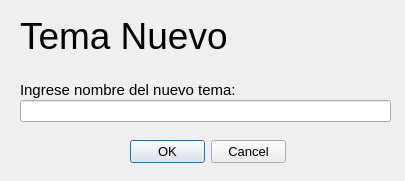
<?xml version="1.0" encoding="UTF-8"?>
<ui version="4.0">
 <class>Widget</class>
 <widget class="QWidget" name="Widget">
  <property name="geometry">
   <rect>
    <x>0</x>
    <y>0</y>
    <width>405</width>
    <height>181</height>
   </rect>
  </property>
  <property name="windowTitle">
   <string>Widget</string>
  </property>
  <widget class="QDialogButtonBox" name="buttonBox_Confirmar">
   <property name="geometry">
    <rect>
     <x>130</x>
     <y>140</y>
     <width>156</width>
     <height>24</height>
    </rect>
   </property>
   <property name="font">
    <font>
     <pointsize>10</pointsize>
    </font>
   </property>
   <property name="standardButtons">
    <set>QDialogButtonBox::StandardButton::Cancel|QDialogButtonBox::StandardButton::Ok</set>
   </property>
   <property name="centerButtons">
    <bool>false</bool>
   </property>
  </widget>
  <widget class="QLineEdit" name="lineEdit_Tema">
   <property name="geometry">
    <rect>
     <x>20</x>
     <y>100</y>
     <width>371</width>
     <height>22</height>
    </rect>
   </property>
  </widget>
  <widget class="QWidget" name="verticalLayoutWidget">
   <property name="geometry">
    <rect>
     <x>20</x>
     <y>10</y>
     <width>371</width>
     <height>51</height>
    </rect>
   </property>
   <layout class="QVBoxLayout" name="verticalLayout">
    <item>
     <widget class="QLabel" name="label_Titulo">
      <property name="enabled">
       <bool>true</bool>
      </property>
      <property name="font">
       <font>
        <pointsize>28</pointsize>
       </font>
      </property>
      <property name="layoutDirection">
       <enum>Qt::LayoutDirection::LeftToRight</enum>
      </property>
      <property name="text">
       <string>Tema Nuevo</string>
      </property>
     </widget>
    </item>
   </layout>
  </widget>
  <widget class="QLabel" name="label_Mensaje">
   <property name="geometry">
    <rect>
     <x>20</x>
     <y>80</y>
     <width>371</width>
     <height>20</height>
    </rect>
   </property>
   <property name="font">
    <font>
     <pointsize>11</pointsize>
    </font>
   </property>
   <property name="text">
    <string>Ingrese nombre del nuevo tema:</string>
   </property>
  </widget>
 </widget>
 <resources/>
 <connections/>
</ui>
